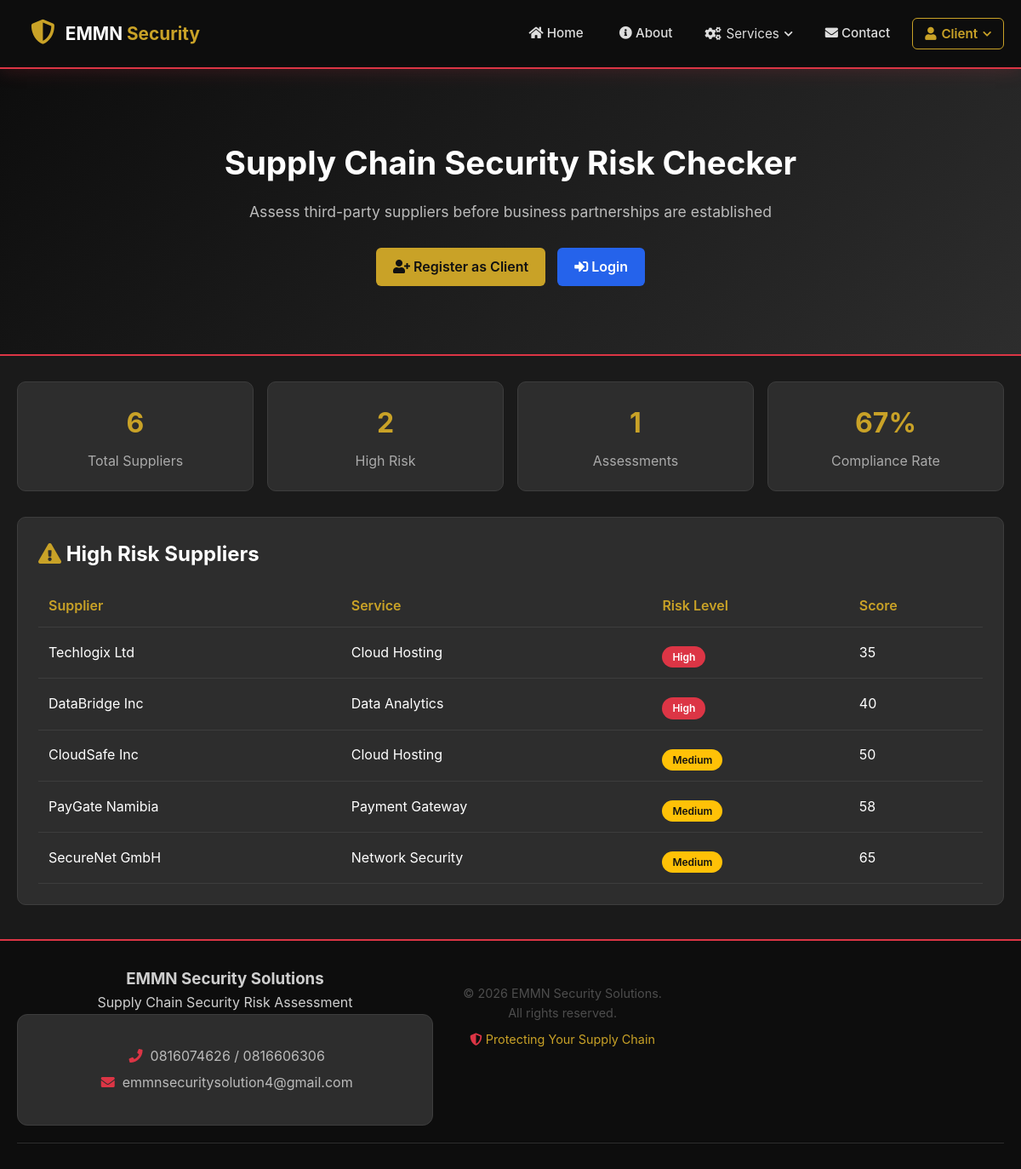
The page / on the database its author committed.
### tables this page shows
CREATE TABLE suppliers (
    id INTEGER PRIMARY KEY AUTOINCREMENT,
    client_id INTEGER NOT NULL,
    name VARCHAR(150) NOT NULL,
    service VARCHAR(150) DEFAULT NULL,
    contact_email VARCHAR(100) DEFAULT NULL,
    contact_phone VARCHAR(30) DEFAULT NULL,
    risk_level VARCHAR(20) DEFAULT 'Medium',
    risk_score INTEGER DEFAULT 50,
    status VARCHAR(20) DEFAULT 'pending',
    notes TEXT,
    created_at TEXT DEFAULT (datetime('now')),
    updated_at TEXT DEFAULT (datetime('now'))
);

### config/auth.php (called while the page is built, shortened)
<?php
function isLoggedIn() {
    if (!isset($_SESSION['user_id'])) {
        return false;
    }
    return isSessionValid();
}
?>

### config/Database.php (called while the page is built, shortened)
<?php
try {
    if (USE_SQLITE) {
        $dsn = 'sqlite:' . SQLITE_PATH;
        $options = [
            PDO::ATTR_ERRMODE => PDO::ERRMODE_EXCEPTION,
            PDO::ATTR_DEFAULT_FETCH_MODE => PDO::FETCH_ASSOC,
            PDO::ATTR_EMULATE_PREPARES => false,
        ];
        $db = new PDO($dsn, null, null, $options);
        $db->exec('PRAGMA foreign_keys = ON');
    }
} catch (PDOException $e) {
    error_log('Database Connection Failed: ' . $e->getMessage());
    if (defined('DEBUG_MODE') && DEBUG_MODE) {
        die('Database Connection Failed: ' . $e->getMessage());
    } else {
        die('Unable to connect to the database. Please try again later.');
    }
}
function dbQuery($sql, $params = []) {
    global $db;
    try {
        $stmt = $db->prepare($sql);
        $stmt->execute($params);
        return $stmt;
    } catch (PDOException $e) {
        error_log('Query Error: ' . $e->getMessage());
        return false;
    }
}
function dbFetchAll($sql, $params = []) {
    $stmt = dbQuery($sql, $params);
    return $stmt ? $stmt->fetchAll() : [];
}
function dbFetchColumn($sql, $params = []) {
    $stmt = dbQuery($sql, $params);
    return $stmt ? $stmt->fetchColumn() : null;
}
function dbCount($table, $where = '1=1', $params = []) {
    return (int) dbFetchColumn("SELECT COUNT(*) FROM {$table} WHERE {$where}", $params);
}
?>

### config/helper.php (called while the page is built, shortened)
<?php
function e($string) {
    return htmlspecialchars($string ?? '', ENT_QUOTES, 'UTF-8');
}
?>

### public_html/index.php (the view, shortened to what this page needs)
<?php
$totalSuppliers = dbCount('suppliers');
$highRisk = dbCount('suppliers', "risk_level IN ('High', 'Critical')");
$totalAssessments = dbCount('assessments');
$compliance = $totalSuppliers > 0
    ? round((($totalSuppliers - $highRisk) / $totalSuppliers) * 100)
    : 0;
$highRiskList = dbFetchAll("SELECT * FROM suppliers WHERE risk_level IN ('High', 'Critical', 'Medium') ORDER BY risk_score ASC LIMIT 5");
?>
<?php include 'includes/header.php'; ?>
<div class="hero-section">
    <div class="container">
        <h1>Supply Chain Security Risk Checker</h1>
        <p class="subtitle">Assess third-party suppliers before business partnerships are established</p>
        <div class="hero-buttons">
            <a href="client/register.php" class="btn-gold"><i class="fas fa-user-plus"></i> Register as Client</a>
            <a href="client/login.php" class="btn-blue"><i class="fas fa-sign-in-alt"></i> Login</a>
        </div>
    </div>
</div>
<div class="container">
    <div class="stats-grid">
        <div class="stat-card">
            <div class="number"><?php echo $totalSuppliers; ?></div>
            <div class="label">Total Suppliers</div>
        </div>
        <div class="stat-card">
            <div class="number"><?php echo $highRisk; ?></div>
            <div class="label">High Risk</div>
        </div>
        <div class="stat-card">
            <div class="number"><?php echo $totalAssessments; ?></div>
            <div class="label">Assessments</div>
        </div>
        <div class="stat-card">
            <div class="number"><?php echo $compliance; ?>%</div>
            <div class="label">Compliance Rate</div>
        </div>
    </div>
    <div class="card">
        <h2><i class="fas fa-exclamation-triangle" style="color: var(--emmn-gold, #c9a227);"></i> High Risk Suppliers</h2>
        <div class="table-wrap">
            <table>
                <thead>
                    <tr>
                        <th>Supplier</th>
                        <th>Service</th>
                        <th>Risk Level</th>
                        <th>Score</th>
                    </tr>
                </thead>
                <tbody>
                    <?php if (empty($highRiskList)): ?>
                        <tr><td colspan="4">No suppliers in database yet.</td></tr>
                    <?php else: ?>
                        <?php foreach ($highRiskList as $s): ?>
                        <tr>
                            <td><?php echo e($s['name']); ?></td>
                            <td><?php echo e($s['service']); ?></td>
                            <td><span class="badge <?php echo strtolower($s['risk_level']); ?>"><?php echo e($s['risk_level']); ?></span></td>
                            <td><?php echo (int)$s['risk_score']; ?></td>
                        </tr>
                        <?php endforeach; ?>
                    <?php endif; ?>
                </tbody>
            </table>
        </div>
    </div>
</div>
<?php include 'includes/footer.php'; ?>

### public_html/includes/header.php (shortened to what this page needs)
<?php
$base = defined('SITE_URL') ? SITE_URL : '/';
$loggedIn = function_exists('isLoggedIn') && isLoggedIn();
$isAdminUser = $loggedIn && function_exists('isAdmin') && isAdmin();
$isClientUser = $loggedIn && function_exists('isClient') && isClient();
?>
<!DOCTYPE html>
<html lang="en">
<head>
    <link rel="stylesheet" href="https://cdnjs.cloudflare.com/ajax/libs/font-awesome/5.15.4/css/all.min.css">
    <link rel="stylesheet" href="<?php echo $base; ?>assets/css/style.css">
</head>
<body>
    <header>
        <nav class="navbar">
            <div class="logo-area">
                <a href="<?php echo $base; ?>index.php" class="logo-link">
                    <div class="logo">
                        <i class="fas fa-shield-alt" style="font-size: 1.8rem; color: var(--emmn-gold, #c9a227);"></i>
                    </div>
                    <div class="brand">EMMN <span>Security</span></div>
                </a>
            </div>
            <div class="nav-links" id="navLinks">
                <a href="<?php echo $base; ?>index.php"><i class="fas fa-home"></i> Home</a>
                <a href="<?php echo $base; ?>about.php"><i class="fas fa-info-circle"></i> About</a>
                <div class="dropdown">
                    <button class="dropdown-toggle" type="button">
                        <i class="fas fa-cogs"></i> Services <i class="fas fa-chevron-down chevron"></i>
                    </button>
                </div>
                <a href="<?php echo $base; ?>contacts.php"><i class="fas fa-envelope"></i> Contact</a>
                <?php if ($isAdminUser): ?>
                <div class="dropdown">
                    <button class="dropdown-toggle btn-outline-gold" type="button">
                        <i class="fas fa-user-cog"></i> Admin <i class="fas fa-chevron-down chevron"></i>
                    </button>
                    <div class="dropdown-menu">
                        <a href="<?php echo $base; ?>admin/dashboard.php"><i class="fas fa-tachometer-alt"></i> Dashboard</a>
                        <a href="<?php echo $base; ?>admin/client.php"><i class="fas fa-users"></i> Clients</a>
                        <a href="<?php echo $base; ?>admin/suppliers.php"><i class="fas fa-building"></i> Suppliers</a>
                        <a href="<?php echo $base; ?>admin/assessments.php"><i class="fas fa-clipboard-list"></i> Assessments</a>
                        <a href="<?php echo $base; ?>admin/message.php"><i class="fas fa-envelope"></i> Messages</a>
                        <div class="dropdown-divider"></div>
                        <a href="<?php echo $base; ?>admin/logout.php"><i class="fas fa-sign-out-alt"></i> Logout</a>
                    </div>
                </div>
                <?php else: ?>
                <div class="dropdown">
                    <button class="dropdown-toggle btn-outline-gold" type="button">
                        <i class="fas fa-user"></i> Client <i class="fas fa-chevron-down chevron"></i>
                    </button>
                </div>
                <?php endif; ?>
            </div>
        </nav>
    </header>
    <main>

### public_html/includes/footer.php (shortened to what this page needs)
    </main>
    <footer>
        <div class="footer-content">
            <div class="footer-info">
                <h3><?php echo defined('COMPANY_NAME') ? COMPANY_NAME : 'EMMN Security Solutions'; ?></h3>
                <p>Supply Chain Security Risk Assessment</p>
                <div class="contact-info">
                    <p><i class="fas fa-phone"></i> <?php echo defined('CONTACT_PHONE_1') ? CONTACT_PHONE_1 : '0816074626'; ?> / <?php echo defined('CONTACT_PHONE_2') ? CONTACT_PHONE_2 : '0816606306'; ?></p>
                    <p><i class="fas fa-envelope"></i> <?php echo defined('CONTACT_EMAIL') ? CONTACT_EMAIL : 'emmnsecuritysolution4@gmail.com'; ?></p>
                </div>
            </div>
            <div class="footer-bottom">
                <p>&copy; <?php echo date('Y'); ?> <?php echo defined('COMPANY_NAME') ? COMPANY_NAME : 'EMMN Security Solutions'; ?>. All rights reserved.</p>
                <p class="gold-text"><i class="fas fa-shield-alt"></i> Protecting Your Supply Chain</p>
            </div>
        </div>
    </footer>
</body>
</html>

### rows shown on the page
suppliers: name "Techlogix Ltd", service "Cloud Hosting", risk_level "High", risk_score "35"
suppliers: name "DataBridge Inc", service "Data Analytics", risk_level "High", risk_score "40"
suppliers: name "CloudSafe Inc", service "Cloud Hosting", risk_level "Medium", risk_score "50"
suppliers: name "PayGate Namibia", service "Payment Gateway", risk_level "Medium", risk_score "58"
suppliers: name "SecureNet GmbH", service "Network Security", risk_level "Medium", risk_score "65"

### other values the page prints
$totalSuppliers "6"
$highRisk "2"
$totalAssessments "1"
$compliance "67"
COMPANY_NAME "EMMN Security Solutions"
CONTACT_PHONE_1 "0816074626"
CONTACT_PHONE_2 "0816606306"
CONTACT_EMAIL "emmnsecuritysolution4@gmail.com"
